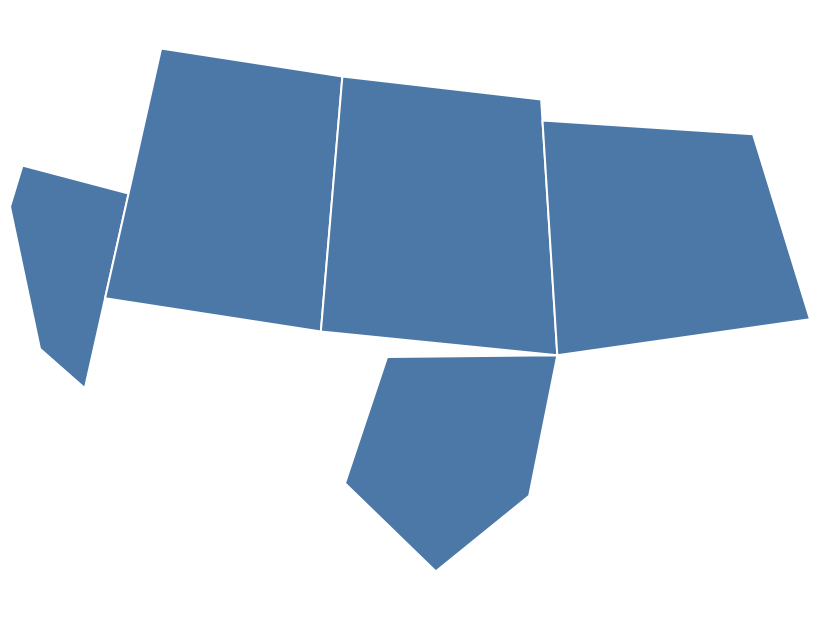

This figure's Vega-Lite source:
### Vega-Lite specification from a JSON file in a GitHub repository (floating-point values rounded to 4 significant figures)
{"$schema": "https://vega.github.io/schema/vega-lite/v6.json", "padding": 5, "autosize": "none", "width": 400, "height": 300, "data": {"values": {"type": "FeatureCollection", "features": [{"type": "Feature", "properties": {"name": "west", "value": 4, "cat": "a"}, "geometry": {"type": "Polygon", "coordinates": [[[-124, 42], [-117, 42], [-117, 32.7], [-120, 34], [-124, 40], [-124, 42]]]}}, {"type": "Feature", "properties": {"name": "mountain", "value": 7, "cat": "b"}, "geometry": {"type": "Polygon", "coordinates": [[[-117, 49], [-104, 49], [-104, 37], [-117, 37], [-117, 49]]]}}, {"type": "Feature", "properties": {"name": "plains", "value": 1, "cat": "a"}, "geometry": {"type": "Polygon", "coordinates": [[[-104, 49], [-90, 48], [-90, 36], [-104, 37], [-104, 49]]]}}, {"type": "Feature", "properties": {"name": "east", "value": 9, "cat": "b"}, "geometry": {"type": "Polygon", "coordinates": [[[-90, 47], [-76, 45], [-75, 36], [-90, 36], [-90, 47]]]}}, {"type": "Feature", "properties": {"name": "south", "value": 6, "cat": "a"}, "geometry": {"type": "Polygon", "coordinates": [[[-100, 36], [-90, 36], [-92, 29.5], [-97, 26], [-102, 30], [-100, 36]]]}}]}, "format": {"property": "features"}}, "projection": {"type": "albers"}, "mark": {"type": "geoshape", "fill": "#4c78a8", "stroke": "white"}}
